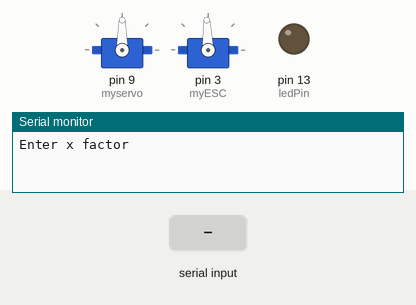
This sketch was run on a simulated Arduino Uno, built with avr-gcc and run on an emulated ATmega328P. Shown: 2 × servo, output pins drawn as LEDs (lit = HIGH), the last lines printed to the serial monitor. The test bench sets the inputs (shaded band).

Above: at 2.2 s.
2.3 s: "90,45,200\n" received over Serial
At 3.59 s:
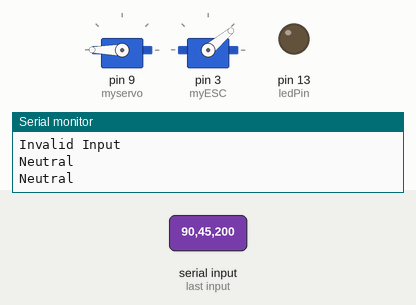
At 4.6 s:
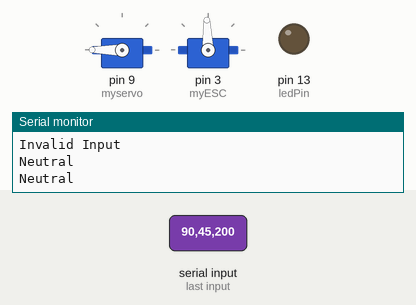
5.1 s: "30,150,10\n" received over Serial
At 5.5 s:
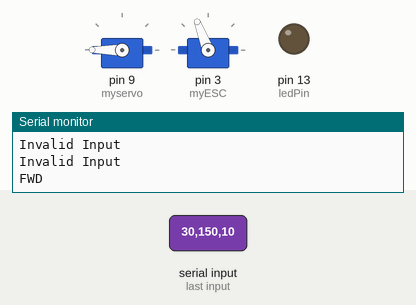
7.1 s: "90,45\n" received over Serial
Timing chart, 0 to 10.7 s (numbered marks = the images above; inputs shaded):
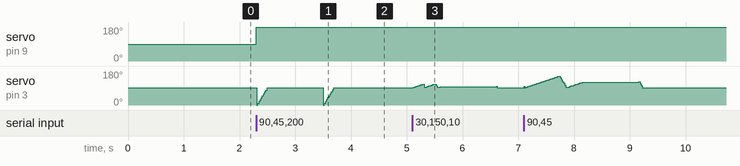

Measured:
- after the input at 2.3 s, servo on pin 9 (myservo): 90° → 180° at once; servo on pin 3 (myESC): ramps from 0° to 92° and jumps back, once every 1.2 s

The sketch:

rev_fwd_prox.ino
```cpp
#include <Servo.h> // The ESC will be treated as a Servo
#define ledPin 13
Servo myESC, myservo;  //creating myESC as a servo
int i, a, n, x, y, b=1, xfactor=10; //initial value of the pulse that will be sent to the ESC
const int trigPin = 11;
const int echoPin = 10;
// defines variables
long duration;
int distance;
void setup()
{
  Serial.begin(9600);//Syncing the Serial Monitor so you can observe the pulse
  pinMode(trigPin, OUTPUT); // Sets the trigPin as an Output
  pinMode(echoPin, INPUT); // Sets the echoPin as an Input
  pinMode(ledPin, OUTPUT);

  // initialize timer1
 /* noInterrupts();           // disable all interrupts
  TCCR1A = 0;
  TCCR1B = 0;

  TCNT1 = 34286*2;            // preload timer 65536-16MHz/256/2Hz
  TCCR1B |= (1 << CS12);    // 256 prescaler
  TIMSK1 |= (1 << TOIE1);   // enable timer overflow interrupt
  interrupts(); */
  myservo.attach(9);// attach the servo
  myESC.attach(3); //stating that the ESC's signal is plugged into Pin 3 on the Arduino
  myESC.write(92);
  delay(1000);
}/*
ISR(TIMER1_OVF_vect)        // interrupt service routine that wraps a user defined function supplied by attachInterrupt
{
  TCNT1 = 34286*2;            // preload timer
  digitalWrite(ledPin, digitalRead(ledPin) ^ 1);
  digitalWrite(trigPin, LOW);
  delayMicroseconds(2);
  // Sets the trigPin on HIGH state for 10 micro seconds
  digitalWrite(trigPin, HIGH);
  delayMicroseconds(10);
  digitalWrite(trigPin, LOW);
  // Reads the echoPin, returns the sound wave travel time in microseconds
  duration = pulseIn(echoPin, HIGH);
  // Calculating the distance
  distance= duration*0.034/2;
  // Prints the distance on the Serial Monitor
  Serial.print("Distance: ");
  Serial.println(distance);
}*/
void rset()
{
  for(int i=90; i>25;i--)
  {
    //Serial.println(i); // prints the current pulse on the Serial Monitor
    myESC.write(i);    //Writes the pulse to the ESC
  }
  for(int i=25; i<91;i++)
  {
    //Serial.println(i); // prints the current pulse on the Serial Monitor
    myESC.write(i);    //Writes the pulse to the ESC
  }
  myESC.write(92);
  delay(100);
}
void reverse(int x)
{
  rset();
  int n = (92 - (67*x)/100);
  for(i=92; i>n;i--)
  {
    //Serial.println(i); // prints the current pulse on the Serial Monitor
    myESC.write(i);    //Writes the pulse to the ESC
    delay(10);
  }
  while(!Serial.available())
    myESC.write(i);
  a = Serial.parseInt();
  eval();
}
void neutral()
{
  if (i<92)
  {
   for(i=n; i<=92;i++)
    {
      //Serial.println(i); // prints the current pulse on the Serial Monitor
      myESC.write(i);    //Writes the pulse to the ESC
      delay(2);
    }
  }
  else if(i>92)
  {
    for(i=n; i>91;i--)
    {
      //Serial.println(i); // prints the current pulse on the Serial Monitor
      myESC.write(i);    //Writes the pulse to the ESC
      delay(2);
    }
  }
}
void forward(int x)
{

  n = (92 +(68*x)/100);
  for(i=92; i<n;i++)
  {
   //Serial.println(i); // prints the current pulse on the Serial Monitor
    myESC.write(i);    //Writes the pulse to the ESC
    delay(10);
  }
  while(!Serial.available())
    myESC.write(i);
  a = Serial.parseInt();
  eval();
}
void eval()
{
  if(a<101&&a>-101)
  {
    neutral();
    if(a>0&&a<=100)
    {
      x=1;
      y=(a);
    }
    else if(a<0&&a>=-100)
    {
      x=2;
      y=-a;
    }
    else if(a==0)
      x=0;
    else
      Serial.println("Invalid Input");
  }
  else if(a>=1000&&a<=1180)
  {
    myservo.write(a-1000+xfactor);
  }
  else
    Serial.println("Invalid Input");
}
void calib()
{
  while(b!=0)
  {
   Serial.println("Enter x factor");
   while(!Serial.available());
   xfactor= Serial.parseInt();
   //xfactor=10;
   if(xfactor>90||xfactor<-90)
   {
    Serial.println("Invalid Input");
    continue;
   }
   myservo.write(xfactor+90);
   Serial.println("Ok - 0, try again - 1");
   while(!Serial.available());
   b = Serial.parseInt();
   b=0;
  }
}
void loop()
{
  myservo.write(90);
  calib();
  Serial.println("Waiting for Input");
  while(!Serial.available());
  a = Serial.parseInt();
  while(1)
  {
    eval();
    if(x==1)
    {
      Serial.println("FWD");
      forward(y);
    }
    if(x==2)
    {
      Serial.println("REV");
      reverse(y);
    }
    if(x==0)
      {
        Serial.println("Neutral");
        neutral();
        while(!Serial.available());
        a = Serial.parseInt();
      }
  }
}
```
